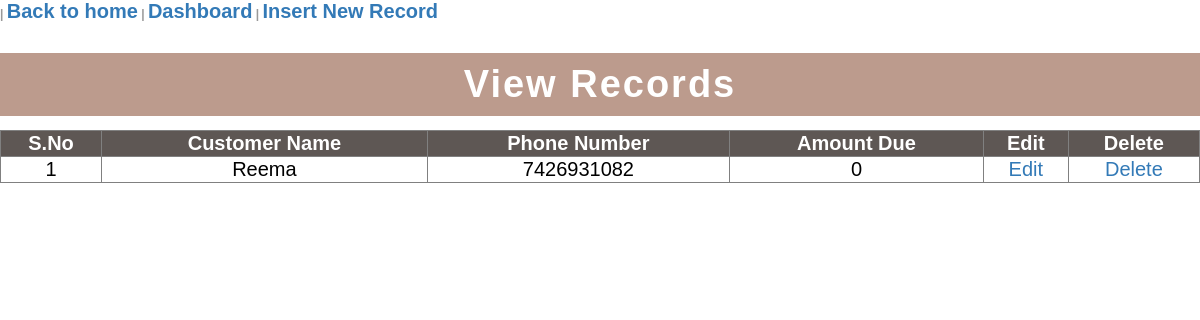
Screenshot of /logview1.php with the database file from the repository.
### tables this page shows
CREATE TABLE `customerdetails` (
  `id` int(11) NOT NULL,
  `Customer_Name` varchar(250) NOT NULL,
  `Phone Number` bigint(50) NOT NULL,
  `AmountDue` int(50) NOT NULL
);

### logview1.php (the view, shortened to what this page needs)
<?php
require('database.php');
?>
<!DOCTYPE html>
<html>
<head>
<link rel="stylesheet" href="css/style.css" />
</head>
<body>
<div class="form">
| <a href="welcome.html">Back to home</a>
| <a href="logdashboard.php">Dashboard</a>
| <a href="loginsert.php">Insert New Record</a>
<div class="header">
<h1>View Records</h1>
</div>
<br>
<table width="100%" border="1" style="border-collapse:collapse;">
<thead>
<tr>
<th><strong>S.No</strong></th>
<th><strong>Customer Name</strong></th>
<th><strong>Phone Number</strong></th>
<th><strong>Amount Due</strong></th>
<th><strong>Edit</strong></th>
<th><strong>Delete</strong></th>
</tr>
</thead>
<tbody>
<?php
$count=1;
$sel_query="Select * from customerdetails";
$result = mysqli_query($conn,$sel_query);
while($row = mysqli_fetch_assoc($result)) { ?>
<tr><td align="center"><?php echo $count; ?></td>
<td align="center"><?php echo $row["Customer_Name"]; ?></td>
<td align="center"><?php echo $row["Phone Number"]; ?></td>
<td align="center"><?php echo $row["AmountDue"];?></td>
<td align="center">
<a href="logedit.php?id=<?php echo $row["id"]; ?>">Edit</a>
</td>
<td align="center">
<a href="logdelete.php?id=<?php echo $row["id"]; ?>">Delete</a>
</td>
</tr>
<?php $count++; } ?>
</tbody>
</table>
</div>
</body>
</html>

### css/style.css (style rules this page uses)
* { -webkit-box-sizing: border-box; -moz-box-sizing: border-box; box-sizing: border-box; }
body { font-family: "Montserrat-Regular"; color: #999; font-size: 12px; margin: 0; }
p, h1, h2, h3, h4, h5, h6, ul { margin: 0; }
a { text-decoration: none; color: #3D3C3B; transition: all 0.3s ease; }

### logview1.php (style rules this page uses)
body { font-family: 'Raleway', sans-serif; font-weight: bold; background-image:url("https://images.unsplash.com/photo-1583175142872-c31e3ee80a8c?ixlib=rb-1.2.1&ixid=eyJhcHBfaWQiOjEyMDd9&auto=format&fit=crop&w=1050&q=80"); }
* { margin: 0; }
.header { width: 100%; background-color: #BC9B8D; color:white; }
.header h1 { text-align: center; color: white; text-decoration: none; font-size: 38px; letter-spacing: 2px; font-weight: 600; padding: 10px; margin-top: 30px; }
tr { font-size: 20px; font-weight: bold; }
th { color:white; background-color: #5E5754; }
a { font-size: 20px; margin-top: 10px; color: #337ab7; }
td { font-weight: normal; }
td { color:black; }

### rows the page displays
customerdetails: Customer_Name "Reema", Phone Number "7426931082", AmountDue "0"
